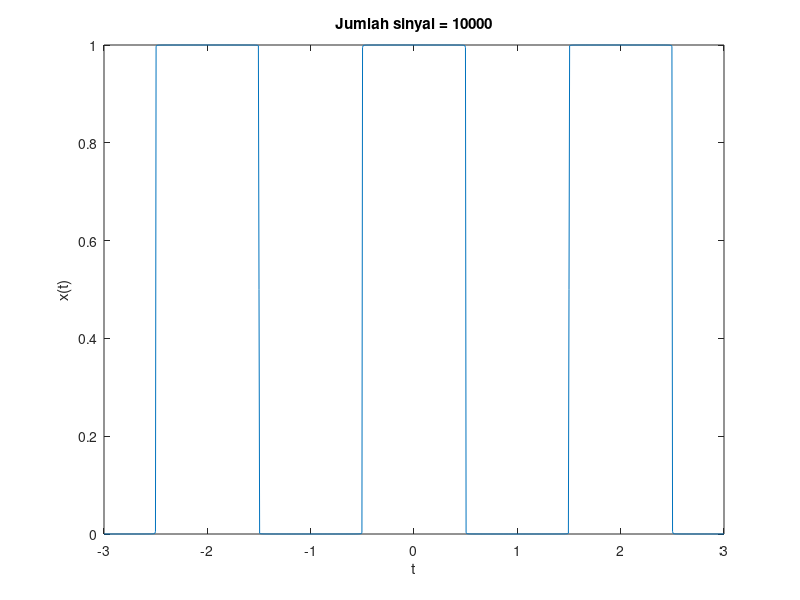

Write MATLAB code to recreate this figure.
clf; clc;
t = -3:6/1000:3;
N = 10000; % Jumlah sinyal
c = 0.5;
w = pi;
xN = c*ones(1, length(t));
for n=1: 2: N % ganjil
theta = ((-1)^((n-1)/2)-1)*pi/2;
xN = xN + (2/(n*pi)) * cos(n*w*t +theta);
end
plot(t, xN)
xlabel('t')
ylabel('x(t)')
title(['Jumlah sinyal = ', num2str(N)])

saveas(gcf, 'gibb_10000.jpg')